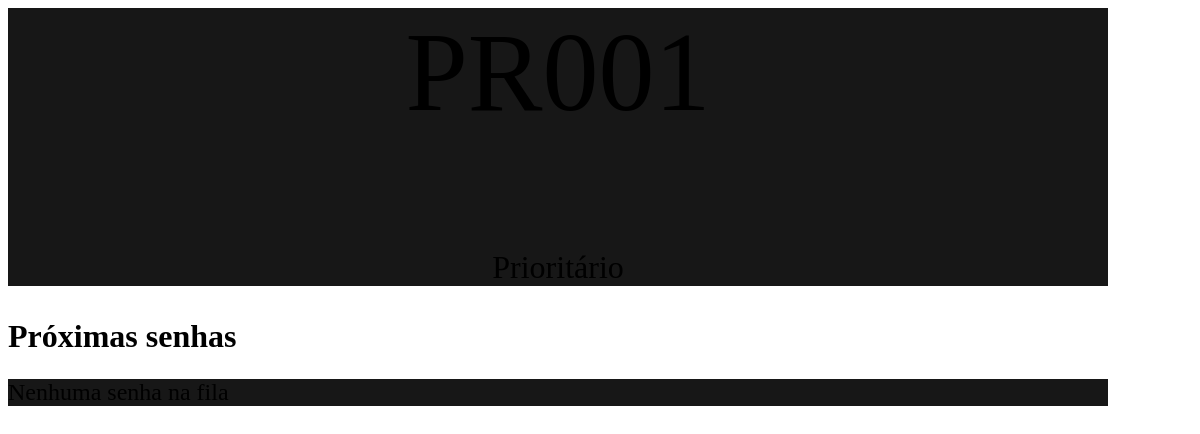
Before: /display-partial/ with the older database file.
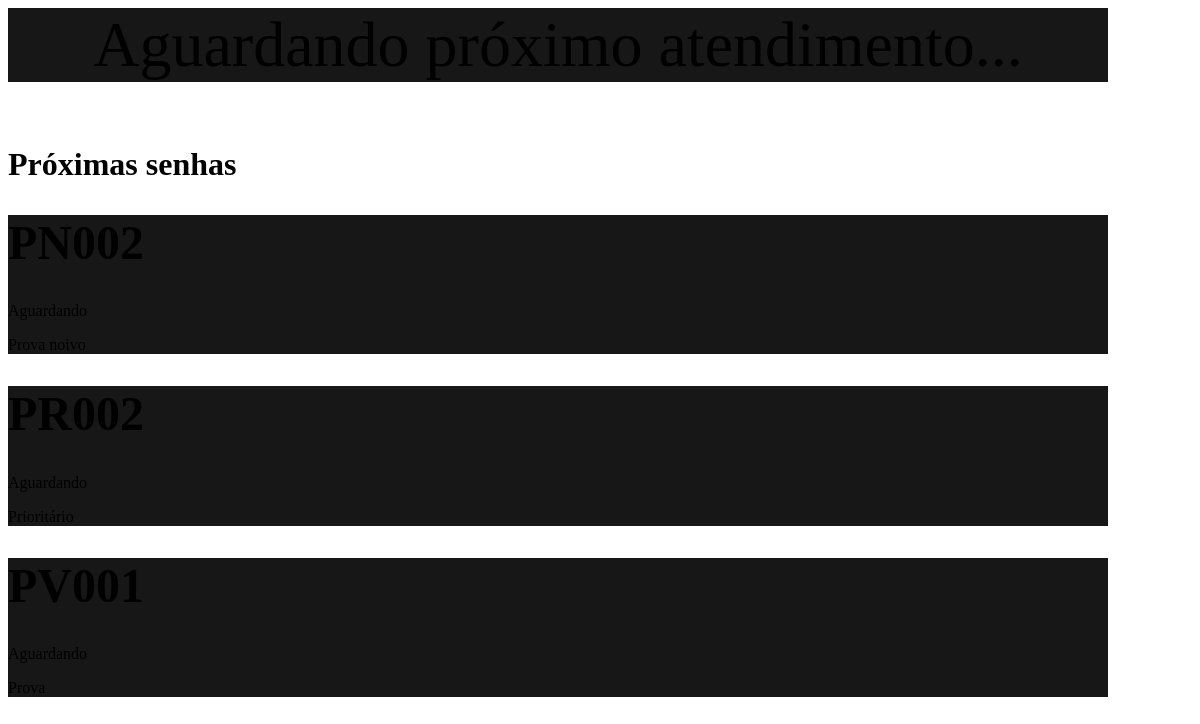
After: the same page with the newer database file.
### filas/models.py (models this page shows, shortened)
class Senha(models.Model):
    STATUS = (
        ('AGUARDANDO', 'Aguardando'),
        ('CHAMADA', 'Chamada'),
        ('EM_ATENDENDO', 'Em Atendendo'),
        ('ATENDIDA', 'Atendida'),
        ('CANCELADA', 'Cancelada'),
    )
    codigo = models.CharField(max_length=20)
    token = models.UUIDField(default=uuid.uuid4, editable=False)
    cliente_nome = models.CharField(
        max_length=100,
        null=False,
        blank=False,
        )
    cliente_telefone = models.CharField(
        max_length=20,
        null=False,
        blank=False,
        )
    fila = models.ForeignKey(
        Fila,
        on_delete=models.CASCADE
        )
    categoria = models.ForeignKey(
        Categoria,
        on_delete=models.CASCADE,
        null=False,
    )
    status = models.CharField(
        max_length=20,
        choices=STATUS,
        default='AGUARDANDO',
    )
    criada_em = models.DateTimeField(auto_now_add=True)
    chamada_em = models.DateTimeField(
        null=True,
        blank=True
        )
    finalizado_em = models.DateTimeField(
        null=True,
        blank=True
        )
    atendente = models.CharField(
        max_length=100,
        null=True,
        blank=True
        )

class Categoria(models.Model):
    nome = models.CharField(max_length=100)
    fila = models.ForeignKey(Fila, on_delete=models.CASCADE, related_name='categorias')
    prioridade = models.IntegerField(default=0)
    prefixo = models.CharField(max_length=10, default='A')  # Ex: PN, PR, A, FG
    peso = models.IntegerField(default=1)  # Para ordenação na fila
    tempo_estimado_min = models.IntegerField(default=10)  # em minutos
    tempo_estimado_max = models.IntegerField(default=20)  # em minutos
    ativa = models.BooleanField(default=True)

### core/views.py (the view)
def display_partial(request):
    senha_atual_obj = Senha.objects.filter(
        status='EM_ATENDENDO'
    ).select_related('categoria').first()
    if senha_atual_obj:
        senha_atual = {
            'codigo': senha_atual_obj.codigo,
            'tipo': senha_atual_obj.categoria.nome,
            'cliente_nome': senha_atual_obj.cliente_nome,
        }
    else:
        senha_atual = None
    proximas_senhas_obj = Senha.objects.filter(
        status='AGUARDANDO'
    ).select_related('categoria').order_by(
        '-categoria__peso',
        'criada_em'
    )[:3]
    proximas_senhas = [
        {
            'codigo': senha.codigo,
            'tipo': senha.categoria.nome,
            'cliente_nome': senha.cliente_nome,
            'status': senha.status or 'AGUARDANDO',
        }
        for senha in proximas_senhas_obj
    ]
    context = {
        'senha_atual': senha_atual,
        'proximas_senhas': proximas_senhas
    }
    return render(
        request,
        'partials/display_content.html',
        context
    )

### core/templates/partials/display_content.html
<div class="display-content">
    <div class="p-4 rounded-4 mb-2"
         style="background-color: rgb(23, 23, 23); width: 1100px; text-align: center;">
        {% if senha_atual %}
            <p class="text-white" style="font-size: 7em;" id="senha-atual-codigo">
                {{ senha_atual.codigo }}
            </p>
            <p class="text-secondary" style="font-size: 2em;">
                {{ senha_atual.tipo }}
            </p>
        {% else %}
            <p class="text-secondary p-3" style="font-size: 4em;">
                Aguardando próximo atendimento...
            </p>
        {% endif %}
    </div>
    <div class="w-100" style="max-width: 1100px;">
        <h1 style="font-size: 2em;" class="mb-3 text-start">
            Próximas senhas
        </h1>
        <div class="row g-4">
            {% for senha in proximas_senhas %}
            <div class="col-12 col-md-6 col-lg-4">
                <div class="d-flex flex-column justify-content-center align-items-center py-3 rounded-4 h-100"
                     style="background-color: rgb(23, 23, 23);">
                    <h1 class="fw-bold" style="font-size: 3em;">
                        {{ senha.codigo }}
                    </h1>
                    <p class="mb-1">
                        {{ senha.status|title }}
                    </p>
                    <p class="text-secondary mb-0">
                        {{ senha.tipo }}
                    </p>
                </div>
            </div>
            {% empty %}
            <div class="col-12">
                <div class="d-flex flex-column justify-content-center align-items-center py-5 rounded-4 h-100"
                     style="background-color: rgb(23, 23, 23);">
                    <p class="text-secondary mb-0" style="font-size: 1.5em;">
                        Nenhuma senha na fila
                    </p>
                </div>
            </div>
            {% endfor %}
        </div>
    </div>
</div>

Changed rows visible on the page:
no longer on this page (row edited): Senha: codigo "PR001"
added Senha: codigo "PN002", status "Aguardando"
now on this page (row unchanged): Categoria: tipo "Prova noivo"
added Senha: codigo "PR002", status "Aguardando"
shown differently, row unchanged: Categoria "Prioritário": tipo "Prioritário" → (not shown)
added Senha: codigo "PV001", status "Aguardando"
now on this page (row unchanged): Categoria: tipo "Prova"
Other visible differences:
text no longer shown: "Nenhuma senha na fila"
text now shown: "Aguardando próximo atendimento..."
new list line: "Prioritário"
